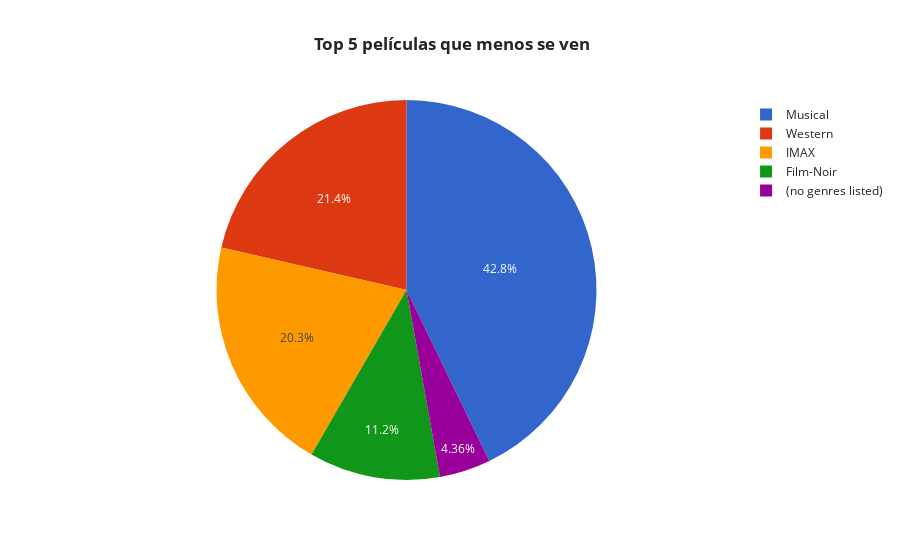

Notebook source saved alongside this figure:
### Code cell
# ¿Cúales son los 5 géneros menos vistos?
base = movies3.groupby(['variable'])[['value']].sum().sort_values('value', ascending = True).reset_index().head(5)

# Gráfica
fig = px.pie(base, values = 'value', names ='variable',
             title= '<b> Top 5 películas que menos se ven<b>',
             color_discrete_sequence=px.colors.qualitative.G10)

# # Agrear etiquetas a las porciones
fig.update_layout(
    template = 'simple_white',
    title_x = 0.5)

fig.show()

### Figure 1 — Plotly figure (JSON) as saved in the notebook; plotly's stock layout.template omitted (floating-point values rounded to 4 significant figures)
{"data": [{"domain": {"x": [0, 1], "y": [0, 1]}, "hovertemplate": "variable=%{label}<br>value=%{value}<extra></extra>", "labels": ["(no genres listed)", "Film-Noir", "IMAX", "Western", "Musical"], "legendgroup": "", "name": "", "showlegend": true, "type": "pie", "values": [34, 87, 158, 167, 334]}], "layout": {"legend": {"tracegroupgap": 0}, "piecolorway": ["#3366CC", "#DC3912", "#FF9900", "#109618", "#990099", "#0099C6", "#DD4477", "#66AA00", "#B82E2E", "#316395"], "title": {"text": "<b> Top 5 películas que menos se ven<b>", "x": 0.5}}}
